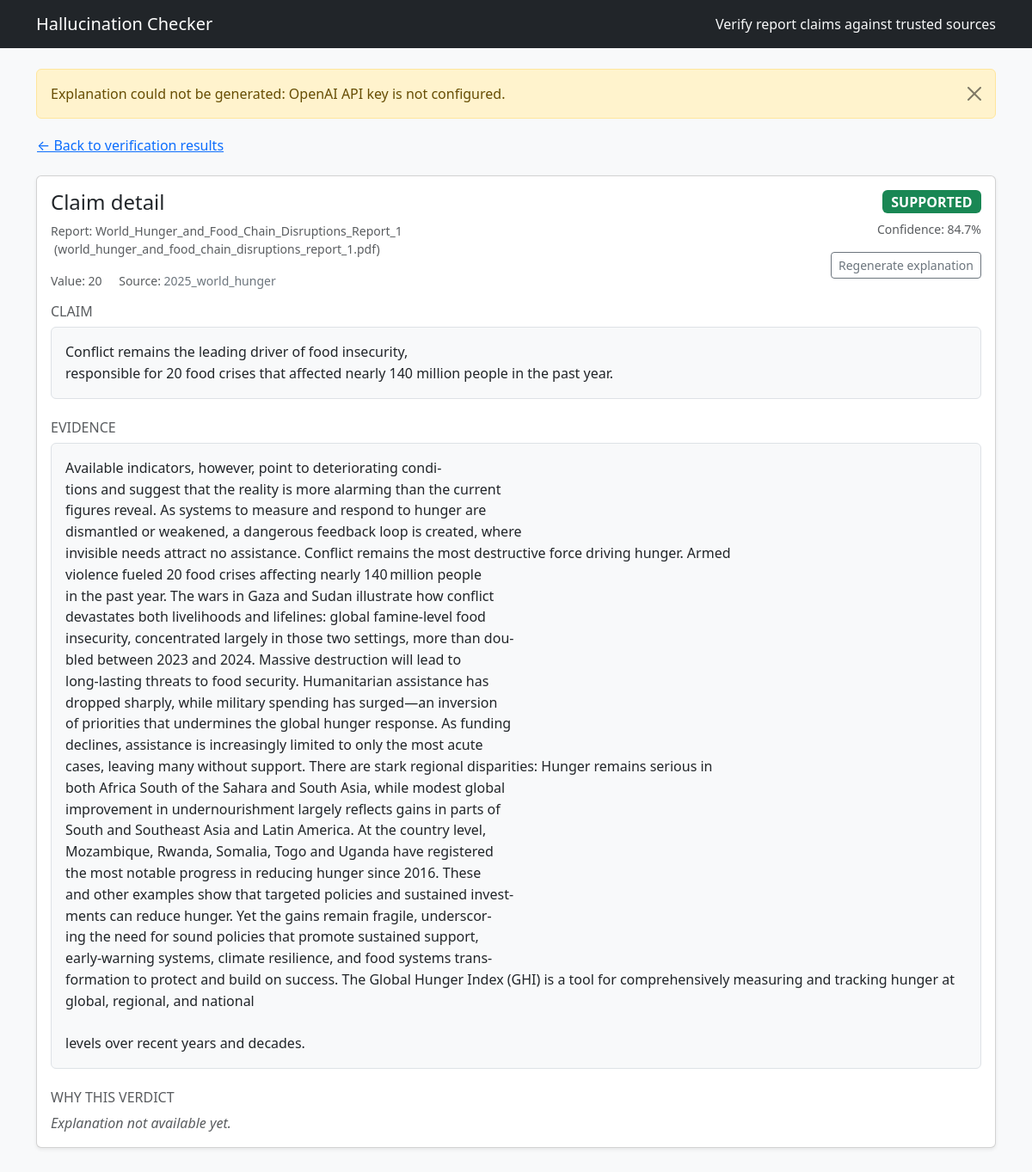
The app's page /claim/6, older data.
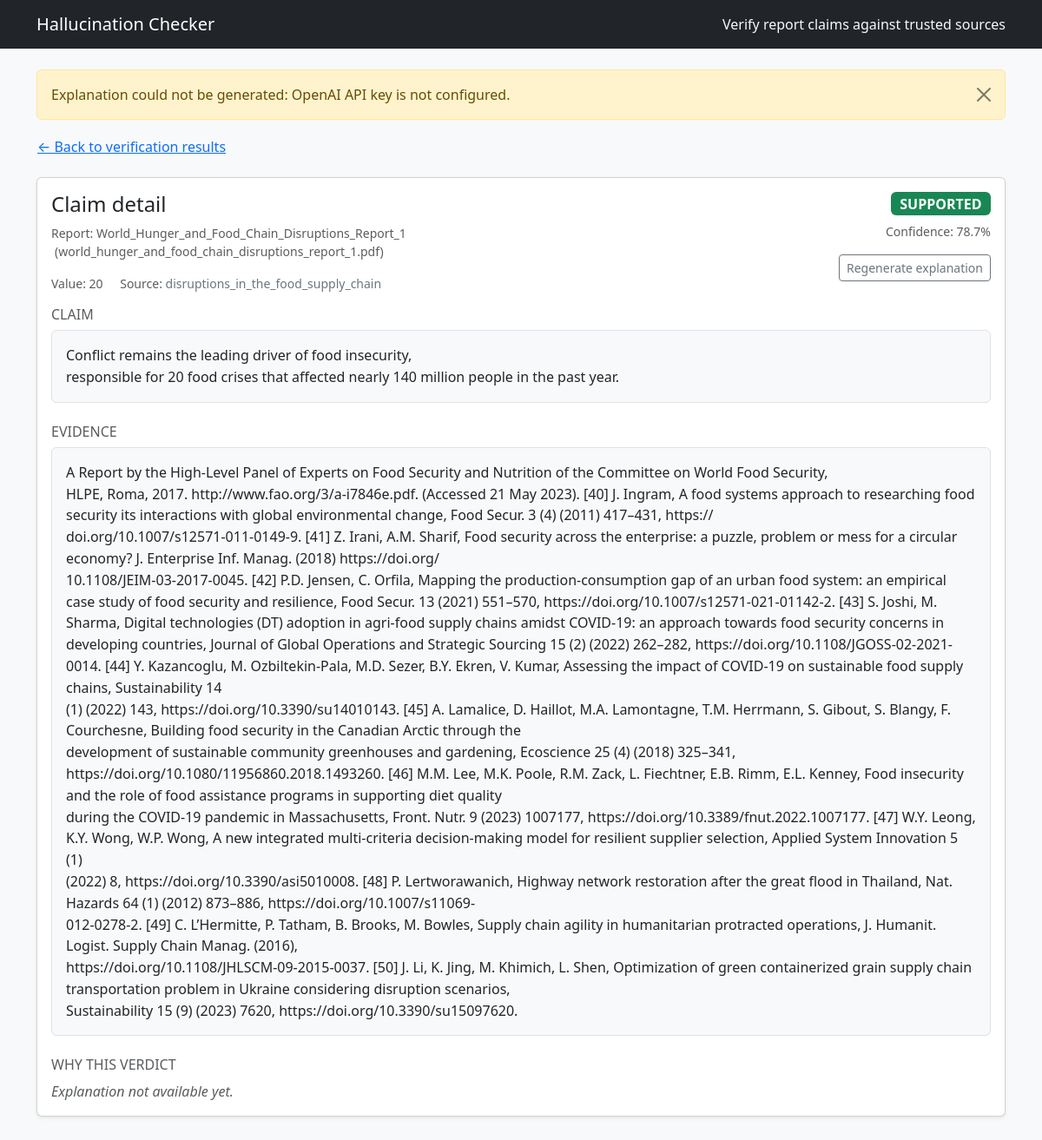
The same page, newer data.
### src/hallcheck/models.py (models this page shows)
class Base(DeclarativeBase):
    """Declarative base class."""

class Document(Base):
    __tablename__ = "documents"
    id: Mapped[int] = mapped_column(Integer, primary_key=True, autoincrement=True)
    kind: Mapped[DocumentKind] = mapped_column(Enum(DocumentKind), nullable=False)
    path: Mapped[str] = mapped_column(String(512), nullable=False)
    title: Mapped[Optional[str]] = mapped_column(String(256), nullable=True)
    year: Mapped[Optional[int]] = mapped_column(Integer, nullable=True)
    chunks: Mapped[List["Chunk"]] = relationship("Chunk", back_populates="document", cascade="all, delete-orphan")
    claims: Mapped[List["Claim"]] = relationship("Claim", back_populates="document", cascade="all, delete-orphan")

class Verdict(Base):
    __tablename__ = "verdicts"
    id: Mapped[int] = mapped_column(Integer, primary_key=True, autoincrement=True)
    claim_id: Mapped[int] = mapped_column(ForeignKey("claims.id"), nullable=False, index=True)
    status: Mapped[VerdictStatus] = mapped_column(Enum(VerdictStatus), nullable=False)
    confidence: Mapped[float] = mapped_column(Float, nullable=False)
    evidence: Mapped[Optional[dict]] = mapped_column(JSON, nullable=True)
    explanation: Mapped[Optional[str]] = mapped_column(Text, nullable=True)
    claim: Mapped[Claim] = relationship("Claim", back_populates="verdicts")

class Chunk(Base):
    __tablename__ = "chunks"
    id: Mapped[int] = mapped_column(Integer, primary_key=True, autoincrement=True)
    doc_id: Mapped[int] = mapped_column(ForeignKey("documents.id"), nullable=False, index=True)
    start: Mapped[int] = mapped_column(Integer, nullable=False)
    end: Mapped[int] = mapped_column(Integer, nullable=False)
    text: Mapped[str] = mapped_column(Text, nullable=False)
    embedding_dim: Mapped[Optional[int]] = mapped_column(Integer, nullable=True)
    document: Mapped[Document] = relationship("Document", back_populates="chunks")

### app.py (the view)
@app.get("/claim/<int:claim_id>")
def claim_detail(claim_id: int):
    try:
        detail = fetch_claim_detail(claim_id)
    except ValueError as exc:
        flash(str(exc), "warning")
        return redirect(url_for("home"))
    except Exception as exc:  # pragma: no cover - defensive handling
        flash(f"Unable to load claim: {exc}", "danger")
        return redirect(url_for("home"))
    if not detail.get("explanation"):
        try:
            detail["explanation"] = get_or_make_explanation(claim_id)
        except Exception as exc:  # pragma: no cover - defensive handling
            flash(f"Explanation could not be generated: {exc}", "warning")
    report_meta = None
    report_doc_id = detail.get("report_doc_id")
    if report_doc_id is not None:
        report_meta = get_report_details(report_doc_id)
    regen_form = RegenerateExplanationForm()
    return render_template("claim_detail.html", detail=detail, report=report_meta, regen_form=regen_form)

### app.py
class RegenerateExplanationForm(FlaskForm):
    submit = SubmitField("Regenerate explanation")

### app.py (called while the page is built)
@app.context_processor
def inject_globals():
    return {"STATUS_BADGES": STATUS_BADGES}

### src/hallcheck/db.py (called while the page is built)
def init_db() -> None:
    from .models import Base  # Imported lazily to avoid circular import
    Base.metadata.create_all(bind=engine)
    _ensure_verdict_explanation_column()

@contextmanager
def get_session() -> Iterator[Session]:
    session = SessionLocal()
    try:
        yield session
        session.commit()
    except Exception:
        session.rollback()
        raise
    finally:
        session.close()

def _ensure_verdict_explanation_column() -> None:
    try:
        with engine.begin() as connection:
            inspector = inspect(connection)
            if "verdicts" not in inspector.get_table_names():
                return
            column_names = {col["name"] for col in inspector.get_columns("verdicts")}
            if "explanation" in column_names:
                return
            connection.execute(text("ALTER TABLE verdicts ADD COLUMN explanation TEXT"))
    except Exception:
        pass

### templates/claim_detail.html (shortened to what this page needs)
{% extends "layout.html" %}
{% block content %}
<div class="mb-3">
  {% if detail.report_doc_id %}
    <a href="{{ url_for('results', report_doc_id=detail.report_doc_id) }}#claim-{{ detail.claim_id }}" class="btn btn-link px-0">
      &larr; Back to verification results
    </a>
  {% else %}
    <a href="{{ url_for('home') }}" class="btn btn-link px-0">&larr; Back to dashboard</a>
  {% endif %}
</div>
<div class="card shadow-sm mb-4">
  <div class="card-body">
    <div class="d-flex justify-content-between align-items-start flex-column flex-lg-row gap-4 mb-3">
      <div>
        <h1 class="h4 mb-2">Claim detail</h1>
        {% if report %}
          <div class="small text-muted">
            Report: {{ report.title }}
            {% if report.filename %}
              <span class="ms-1 text-lowercase">({{ report.filename }})</span>
            {% endif %}
          </div>
        {% endif %}
        <div class="small text-muted mt-3">
          {% if detail.value is not none %}
            <span>Value: {{ "{:g}".format(detail.value) }}</span>
          {% endif %}
          {% if detail.source_title %}
            <span class="ms-3">
              Source:
              {% if detail.report_doc_id %}
                <a href="{{ url_for('results', report_doc_id=detail.report_doc_id) }}#claim-{{ detail.claim_id }}" class="link-secondary text-decoration-none">
                  {{ detail.source_title }}
                </a>
              {% else %}
                {{ detail.source_title }}
              {% endif %}
            </span>
          {% endif %}
        </div>
      </div>
      <div class="text-lg-end w-100 w-lg-auto">
        {% set badge_class = STATUS_BADGES.get(detail.status, 'bg-secondary') %}
        <span class="badge {{ badge_class }} fs-6">{{ detail.status }}</span>
        {% if detail.confidence is not none %}
          <div class="small text-muted mt-2">Confidence: {{ (detail.confidence * 100) | round(1) }}%</div>
        {% endif %}
        <form action="{{ url_for('claim_regen', claim_id=detail.claim_id) }}" method="post" class="mt-3">
          {{ regen_form.submit(class="btn btn-outline-secondary btn-sm") }}
        </form>
      </div>
    </div>
    <section class="mb-4">
      <h2 class="h6 text-uppercase text-muted">Claim</h2>
      <div class="text-block bg-light border rounded p-3">{{ detail.sentence }}</div>
    </section>
    <section class="mb-4">
      <h2 class="h6 text-uppercase text-muted">Evidence</h2>
      {% if detail.evidence_text %}
        <div class="text-block bg-light border rounded p-3">{{ detail.evidence_text }}</div>
      {% else %}
        <p class="text-muted fst-italic mb-0">No evidence snippet recorded for this claim.</p>
      {% endif %}
    </section>
    <section>
      <h2 class="h6 text-uppercase text-muted">Why this verdict</h2>
      {% if detail.explanation %}
        <div class="text-block">{{ detail.explanation }}</div>
      {% else %}
        <p class="text-muted fst-italic mb-0">Explanation not available yet.</p>
      {% endif %}
    </section>
  </div>
</div>
{% endblock %}

Row changes from the older to the newer data that the page shows:
removed Chunk: evidence_text "Available indicators, however, point to deteriorating condi- tions and suggest that the reality is more alarming than the current figures reveal. As systems to measure and respond to hunger are dismantled or weakened, a dangerous feedback loop is created, where invisible needs attract no assistance. Conflict remains the most destructive force driving hunger. Armed violence fueled 20 food crises affecting nearly 140 million people in the past year. The wars in Gaza and Sudan illustrate how conflict devastates both livelihoods and lifelines: global famine-level food insecurity, concentrated largely in those two settings, more than dou- bled between 2023 and 2024. Massive destruction will lead…"
changed Verdict "SUPPORTED": (detail.confidence*100)|round(1) "84.7" → "78.7"
now on this page (row unchanged): Chunk: evidence_text "A Report by the High-Level Panel of Experts on Food Security and Nutrition of the Committee on World Food Security, HLPE, Roma, 2017. http://www.fao.org/3/a-i7846e.pdf. (Accessed 21 May 2023). [40] J. Ingram, A food systems approach to researching food security its interactions with global environmental change, Food Secur. 3 (4) (2011) 417–431, https:// doi.org/10.1007/s12571-011-0149-9. [41] Z. Irani, A.M. Sharif, Food security across the enterprise: a puzzle, problem or mess for a circular economy? J. Enterprise Inf. Manag. (2018) https://doi.org/ 10.1108/JEIM-03-2017-0045. [42] P.D. Jensen, C. Orfila, Mapping the production-consumption gap of an urban food system: an empirical case study…"
Text that changed along with them:
{{ detail.source_title }}: "2025_world_hunger" → "disruptions_in_the_food_supply_chain"
